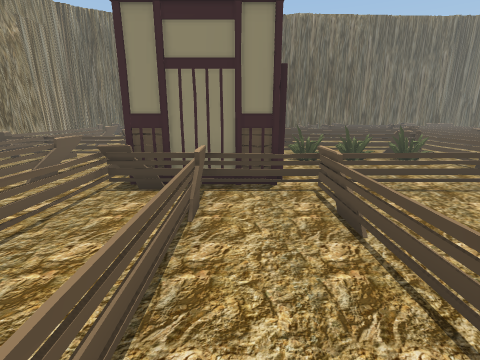
view 1 (above)

24 first-person views from a walk through a Unity game level. The camera is 1.3 m above the floor, tilts 14° down and sees 85° across. The floor is counted in squares, 0.64 m on a side. Each view is taken from the middle of a square. On the plan, view 1 faces up. The plan holds only what a view shows up to about 16 squares ahead; the rest is blank. The place goes on beyond the plan. The player is left out.

view 2
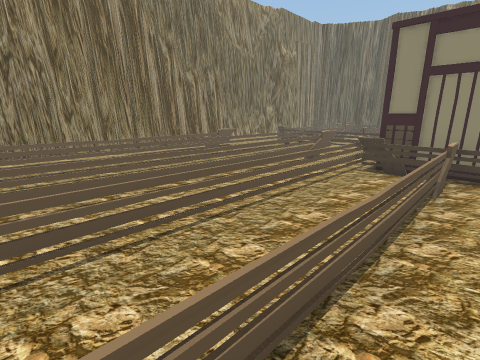

view 3
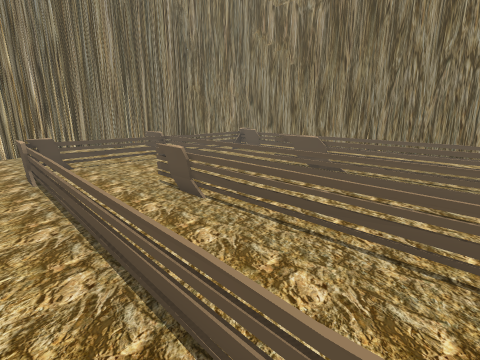

view 4
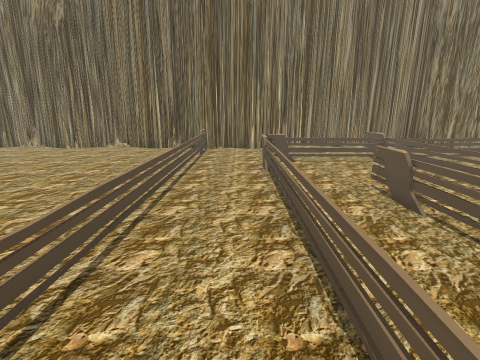

view 5
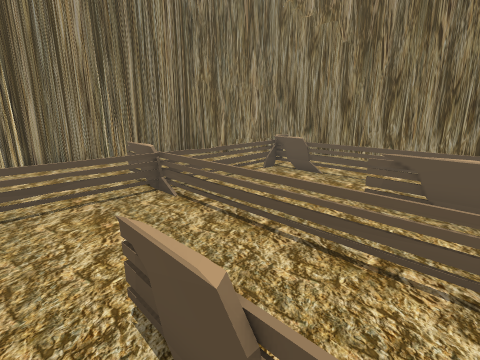

view 6
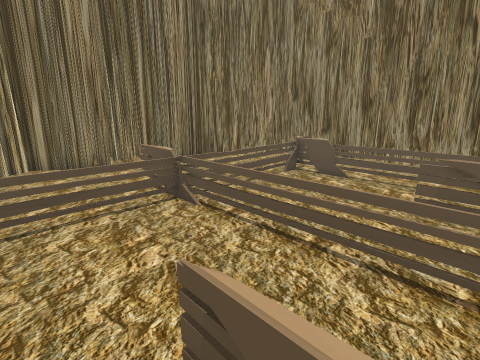

view 7
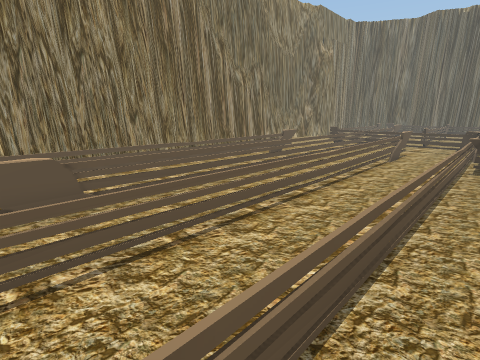

view 8
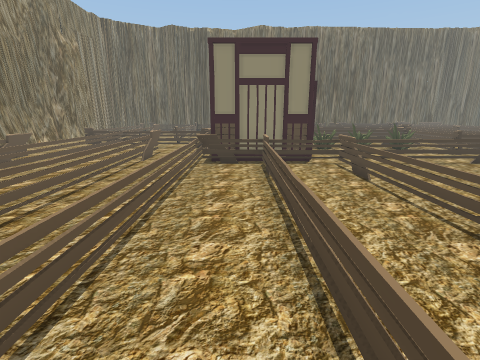

view 9
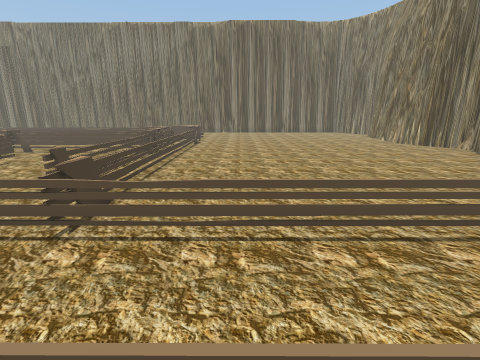

view 10
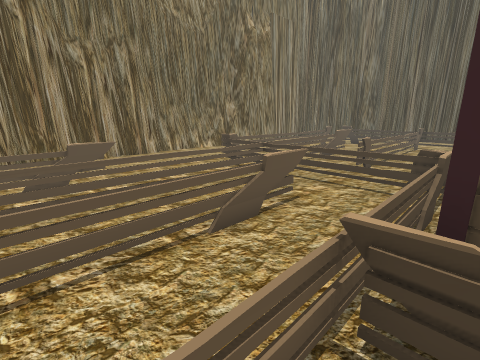

view 11
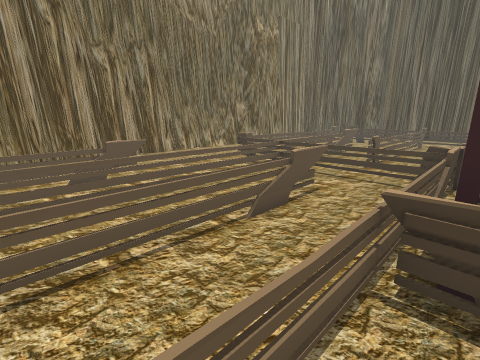

view 12
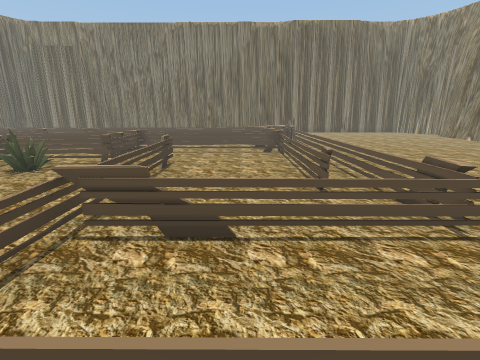

view 13
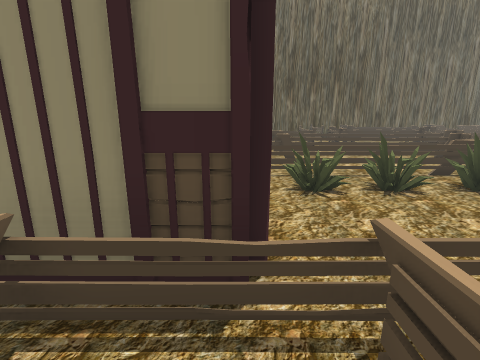

view 14
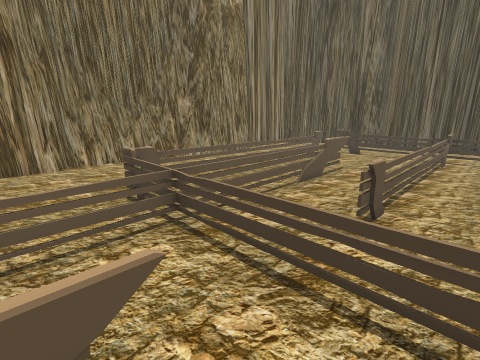

view 15
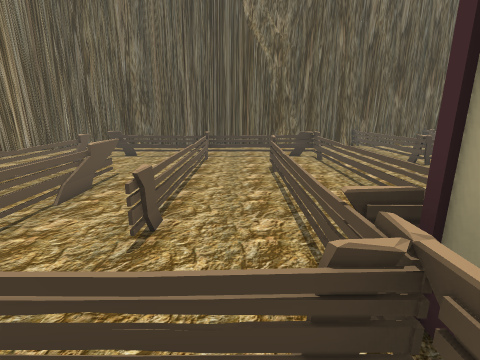

view 16
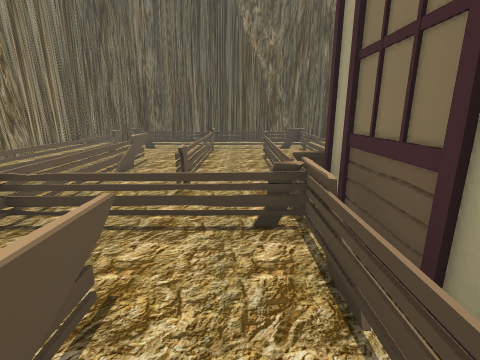

view 17
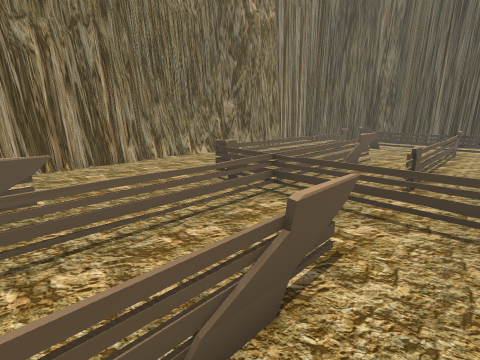

view 18
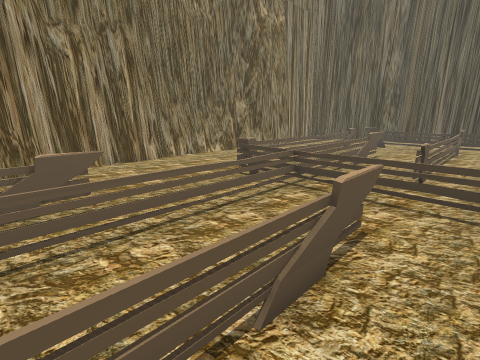

view 19
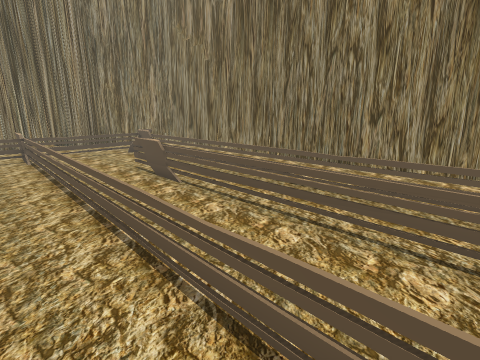

view 20
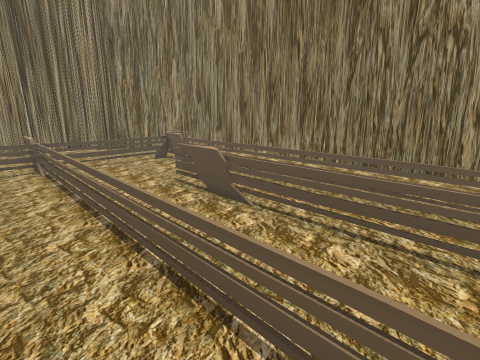

view 21
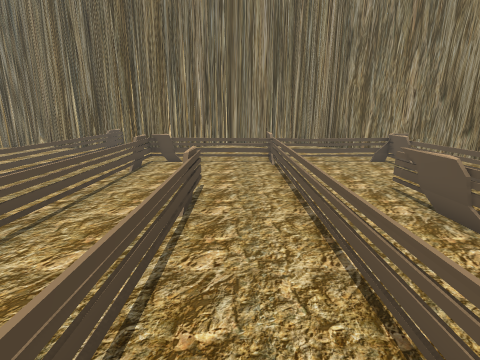

view 22
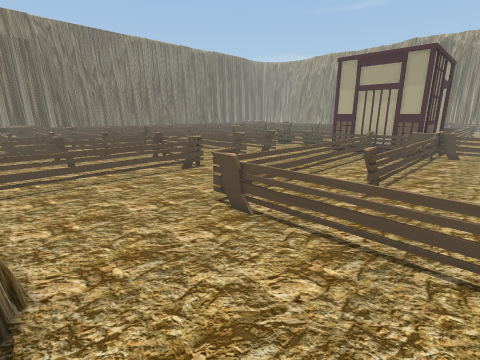

view 23
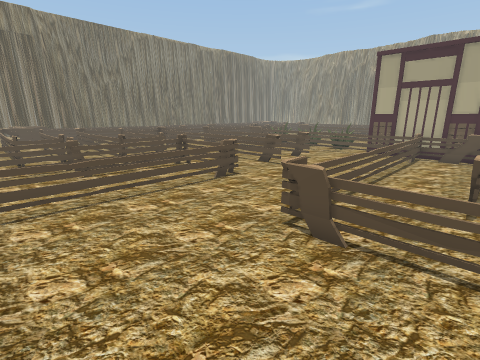

view 24
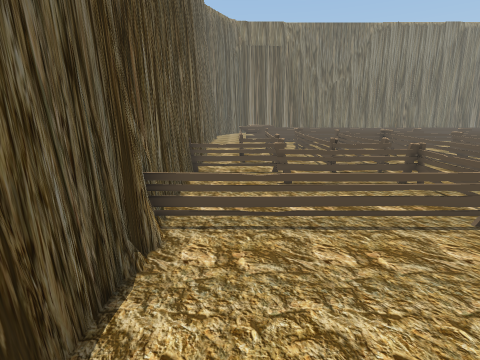

### Floor plan
Key: @ floor where view 1 was taken; # wall or solid block; x gap in a wall; . main floor; : floor 0.25 m higher than the main floor; + floor 0.75 m higher than the main floor; / step, stairs or slope; = window, fence, low wall or low ledge; v drop or lower ground; F fence; O other object.
Columns run from 17 left of view 1 to 14 right of it. Each row starts with its distance up from view 1.
 30         ####
 29         #      ########   ####
 28  #         . .#==..OO  ###  ..
 27 ##     .. .........OO.....Fv vOO
 26 #..    .. .........OO..FF.F. .
 25 #..   .............OO..FF.FOOOOO
 24 #..   OOOOOOOOOOO..O....F....vOO
 23 #...  ....O.....O..O....F......O
 22   .. O....O.....O..OFFF.FFFFFF O
 21  #.  O....O..O..O........ ...F O
 20  #.  O..=.O..O..v.......  ...F O
 19  #.  O..=.O..O......OOOOOOOOOOOO
 18 ##.  O..=.O..O...............O O
 17 ##.  O..=.O..O......OOOOOOOOOO O
 16 #..  O..=.O..O..........    OO.O
 15 #... O..=.O..O..........    OO.
 14 #... O..=....O==O========== OO
 13 #....OOO=OOOOO##########  F.OO
 12 #.....OO=OOOO=#    OOOOOOOF.OO
 11 #.......=....=#    .O.O.OOF.OO
 10 #.......=..=.=#    .......FF FOO
  9 #=......=..=.=#    ........FFFOO
  8 ##...==.=..=.=#####..........O O
  7 ##   ==.=..=.=#.+::vO.OOO ==.O O
  6  #.  ==.=..=.=../..=.........O O
  5  #...==.=..x.=../..=.........O.O
  4  #.. ==.=..=.=../..=.........O.O
  3  #.. ==.=..=.=../..=.........O.O
  2  #.. ==.=..=.=../..=..OOOOOOOOOO
  1  #...==.=..=.=../..=#
  0  ##..=..=..=.=../@.=============
 -1  ##. =..=..=.=../..=...........
 -2  ##. =..=.==.=../..=...........
 -3  ##. =..=.==.=../..=...........
 -4  #.. =..=.==.=../..=...........
 -5  #.. =..=.==.=../..=...........
 -6  #...=..=.==.=../..=...........
 -7  #...=....==..../..=...........
 -8  #...=....==..../..=...........
 -9  #...==...==....=..=...........
-10  #. .O=OO.==...O=..=...........
-11  #  .OOOOOO=OOOOO..=...........
-12  #   ......=... ...=...........
-13  #=........=... ...=...........
-14  ###........... ...=...........
-15    ###......... ########...##..
-16      ###..##..####     #   #####
-17        ########

Positions as (right, up) in squares from view 1, and headings:
1: (0, 0), facing up
2: (0, -3), facing up-left
3: (0, 1), facing down-left
4: (0, 1), facing down
5: (-3, -4), facing down-left
6: (-3, -5), facing down-left
7: (-3, -5), facing up-left
8: (-2, -4), facing up
9: (-2, -3), facing right
10: (-3, 5), facing up-left
11: (-3, 4), facing up-left
12: (-2, 4), facing right
13: (1, 5), facing up
14: (-5, 10), facing up-left
15: (-5, 11), facing up
16: (-5, 8), facing up
17: (-5, 7), facing up-left
18: (-5, 6), facing up-left
19: (-5, 4), facing down-left
20: (-5, 1), facing down-left
21: (-5, 1), facing down
22: (-6, 28), facing down-right
23: (-4, 28), facing down-right
24: (-2, 27), facing right
